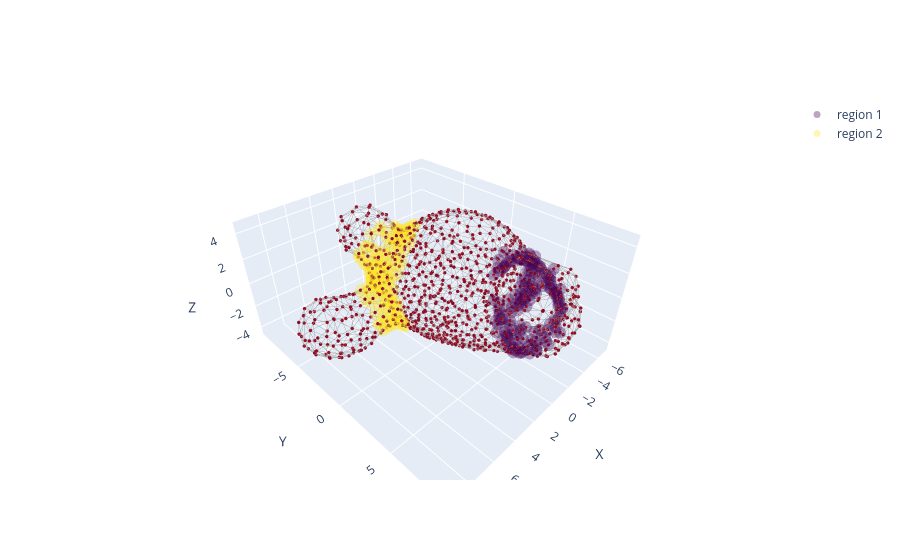

The notebook cell saved with this chart:
### Code cell
fig = plot_organoid_graph(proj_points, G, HKS[:,0], node_size=2)
# add_region_overlays(fig, proj_points, crypts, colorscale='YlOrRd')
# add_region_overlays(fig, proj_points, villus, colorscale='viridis')
add_region_overlays(fig, proj_points, necks, colorscale='viridis')


fig.show()

### Figure 1 — Plotly figure (JSON) as saved in the notebook; plotly's stock layout.template omitted (floating-point values rounded to 4 significant figures; data arrays with more than 128 entries replaced by an {"elided": "..."} marker saying what was removed)
{"data": [{"hoverinfo": "skip", "line": {"color": "rgba(120,120,120,0.75)", "width": 1}, "mode": "lines", "showlegend": false, "type": "scatter3d", "x": {"elided": "9279 float values"}, "y": {"elided": "9279 float values"}, "z": {"elided": "9279 float values"}}, {"hoverinfo": "skip", "marker": {"cmax": 0.09207, "cmid": 0, "cmin": -0.09207, "color": {"elided": "18001 float values"}, "colorscale": [[0, "rgb(5,48,97)"], [0.1, "rgb(33,102,172)"], [0.2, "rgb(67,147,195)"], [0.3, "rgb(146,197,222)"], [0.4, "rgb(209,229,240)"], [0.5, "rgb(247,247,247)"], [0.6, "rgb(253,219,199)"], [0.7, "rgb(244,165,130)"], [0.8, "rgb(214,96,77)"], [0.9, "rgb(178,24,43)"], [1, "rgb(103,0,31)"]], "line": {"width": 0}, "size": 2}, "mode": "markers", "showlegend": false, "type": "scatter3d", "x": {"elided": "1030 float values"}, "y": {"elided": "1030 float values"}, "z": {"elided": "1030 float values"}}, {"hoverinfo": "skip", "marker": {"color": "rgb(68, 1, 84)", "size": 7}, "mode": "markers", "name": "region 1", "opacity": 0.35, "showlegend": true, "type": "scatter3d", "x": {"elided": "154 float values"}, "y": {"elided": "154 float values"}, "z": {"elided": "154 float values"}}, {"hoverinfo": "skip", "marker": {"color": "rgb(253, 231, 37)", "size": 7}, "mode": "markers", "name": "region 2", "opacity": 0.35, "showlegend": true, "type": "scatter3d", "x": {"elided": "143 float values"}, "y": {"elided": "143 float values"}, "z": {"elided": "143 float values"}}], "layout": {"scene": {"aspectmode": "data", "xaxis": {"title": {"text": "X"}}, "yaxis": {"title": {"text": "Y"}}, "zaxis": {"title": {"text": "Z"}}}}}
